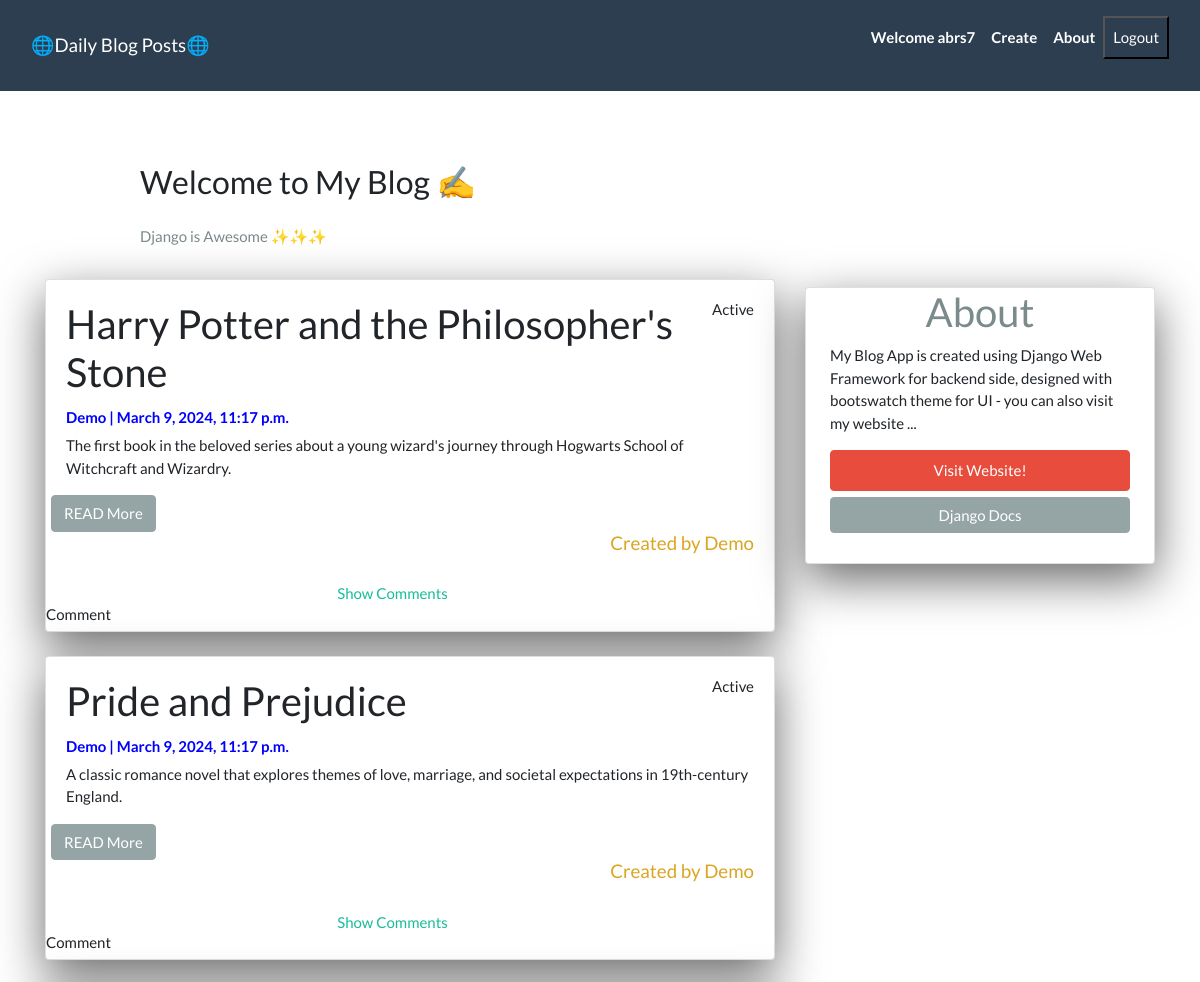
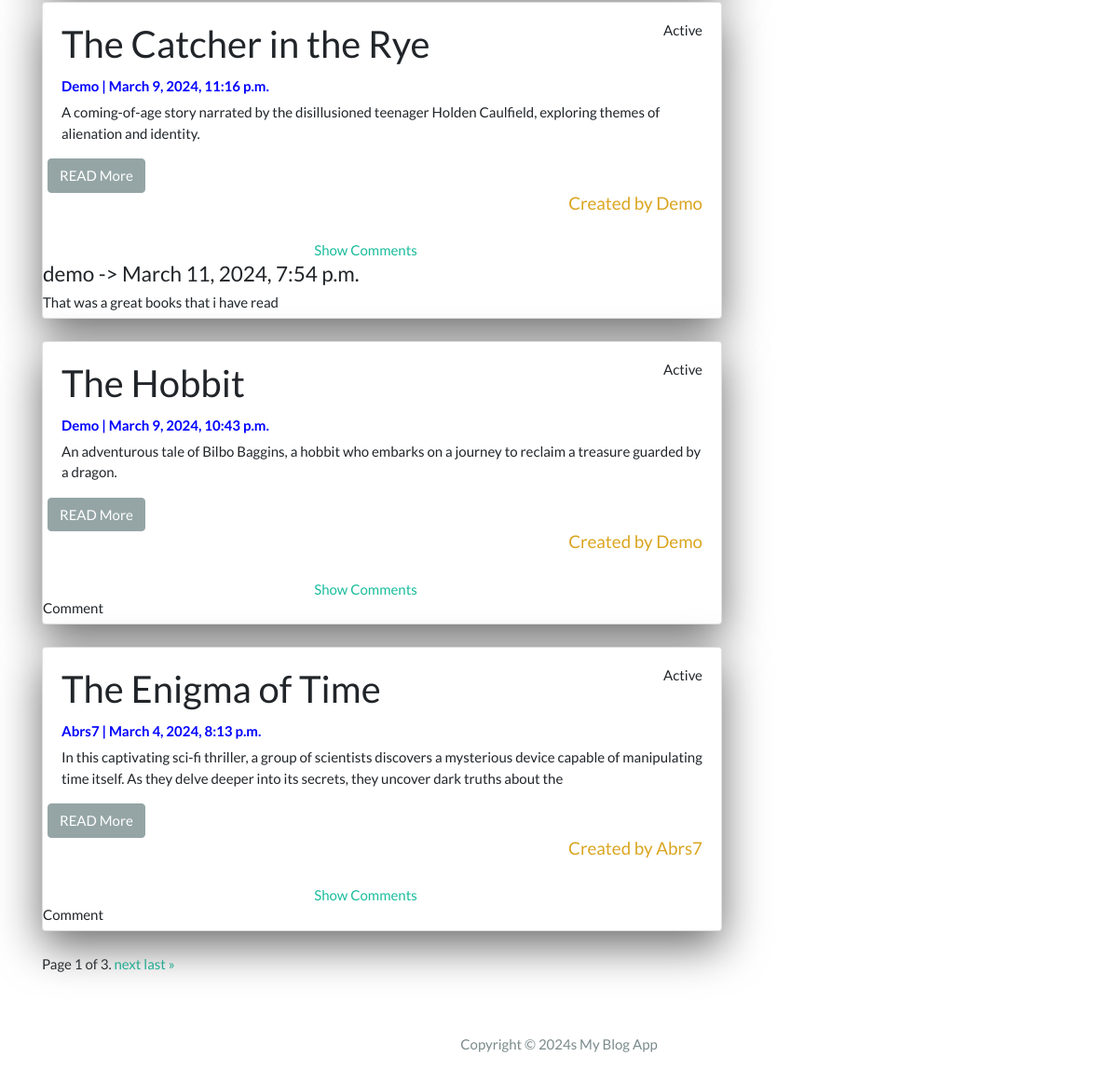
The app's page /app/ (signed in) with its own data (2 pictures, top to bottom).
### app/models.py (models this page shows, shortened)
class Post(models.Model):
    title = models.CharField(max_length =256, unique=True)
    slug = models.SlugField(max_length=256, unique=True )
    author = models.ForeignKey(User, on_delete=models.CASCADE, related_name='blog_posts')
    created_on = models.DateTimeField(auto_now_add = True)
    updated_on = models.DateTimeField(auto_now = True)
    content = models.TextField()
    status = models.IntegerField(choices = STATUS, default= 0)
    class Meta():
        ordering = ['-created_on']

class Comment(models.Model):
    name = models.ForeignKey(User,on_delete=models.CASCADE, related_name='comments', max_length= 256)
    post = models.ForeignKey(Post, on_delete=models.CASCADE, related_name='comments')
    body = models.TextField()
    created_on = models.DateTimeField(auto_now_add = True)
    updated_on = models.DateTimeField(auto_now = True)

### app/views.py (the view)
# urls.py: path('', views.PostList.as_view(), name = 'post_list'),
class PostList(ListView):
    queryset = Post.objects.filter(status=1).order_by('-created_on')
    template_name = 'index.html'
    paginate_by = 5
    def get_context_data(self, **kwargs):
        context = super().get_context_data(**kwargs)
        context['post_id'] = self.kwargs.get('post_id')
        return context

### app/templatetags/custom_filters.py (called while the page is built)
@register.filter(name='first_upper')
def first_upper(value):
    return value[0].upper() + value[1:]

### templates/index.html (shortened to what this page needs)
{% extends "base.html" %}
{% block content %}
<header class="masthead">
  <div class="container">
    <div class="row">
      <div class=" col-md-8 col-md-10 mx-auto">
        <div class="site-heading">
          <h3 class=" site-heading my-4 mt-3 text-black"> Welcome to My Blog ✍️ </h3>
          <p class="text-dark">Django is Awesome ✨✨✨ </p>
        </div>
      </div>
    </div>
  </div>
</header>
<div class="container">
  <div class="row">
    <div class="col-md-8 mt-3 left">
      {% for post in post_list %}
      <div class="card mb-4">
        <div class="card-body">
         <div class="float-right">
          {% if request.user.is_authenticated %}
          {%if request.user.is_active %}
          <h6>Active</h6>
          {% else %}
          <h6>last seen recently</h6>
          {% endif %}
          {% else %}
          <h6>A long time ago</h6>
          {% endif %}
        </div>
          <h2 class="card-title">{{ post.title }}</h2>
          {% load custom_filters %}
          <p class="card-text text-green h6" style="color: blue; font-weight: bolder;">{{ post.author.username| first_upper }} | {{ post.created_on}} </p>
          <p class="card-text">{{post.content|slice:":200"}} </p>
          <div class="row">
          <a href="{% url 'post_detail' post.slug  %}">
         <button class="btn btn-secondary mx-6">READ More</button>
      </a>
      </div>
      {% load custom_filters %}
      <h5 class="text-green mx-12 float-right " style="color: goldenrod;">Created by {{post.author.username|first_upper}}</h5>
        </div>
    <a href="#comments-section" class=" toggle-comments-btn" style="padding-left: 40%;">Show Comments</a>
<div id="comments-section" class="comments-section">
    <div id="comments-container" class="comments-container">
        {% if not post.comments.all %}
        <h6>Comment</h6>
        {% else %}
         {% for comment in post.comments.all%}
        <h4>  {{comment.name}} -> {{comment.created_on}}  </h4>
        <h6>  {{comment.body}} </h6>
         {% endfor %}
        {% endif %}
    </div>
</div>
    </div>
      {% endfor %}
      <div class="pagination">
        <span class="step-links">
            {% if is_paginated %}
                <span class="current">
                    Page {{ page_obj.number }} of {{ paginator.num_pages }}.
                </span>
                {% if page_obj.has_next %}
                    <a href="?page={{ page_obj.next_page_number }}">next</a>
                    <a href="?page={{ paginator.num_pages }}">last &raquo;</a>
                {% endif %}
            {% endif %}
        </span>
    </div>
    </div>
   {% block sidebar %}
   {% include 'sidebar.html'%}
   {% endblock sidebar%}
  </div>
</div>
{%endblock%}

### templates/base.html (shortened to what this page needs)
<!DOCTYPE html>
<html>
  {% load static %}
<head>
  <link rel="stylesheet" href="https://stackpath.bootstrapcdn.com/bootswatch/4.5.2/flatly/bootstrap.min.css">
</head>
<body>
  <nav class="navbar navbar-expand-lg navbar-dark bg-primary" id="mainNav">
    <div class="container-fluid">
      <a class="navbar-brand" href="{% url 'post_list' %}">🌐Daily Blog Posts🌐</a>
      <div class="collapse navbar-collapse" id="navbarResponsive">
        <ul class="navbar-nav ml-auto">
          {% if request.user.is_authenticated %}
          <li class="nav-item text-black">
            <p class="nav-link text-black font-weight-bold" >Welcome {{request.user.username}}</p>
          </li>
          <li class="nav-item text-black">
            <a class="nav-link text-black font-weight-bold" href="{% url 'create_post' %}">Create</a>
          </li>
          {% else %}
          <li class="nav-item text-black">
            <a class="nav-link text-black font-weight-bold" href="{% url 'log_in' %}">Login/Register</a>
          </li>
          {% endif %}
          <li class="nav-item text-black">
            <a class="nav-link text-black font-weight-bold" href="#">About</a>
          </li>
          {% if request.user.is_authenticated %}
          </div>
          <form action="{% url 'logout' %}" method="post">
            <button class="mb-3 px-2 py-2 bg-primary text-white" type="submit">Logout</button>
          </form>
          {% endif %}
      </div>
  </nav>
  <div class="my-5 ">
  {% block content %}{% endblock content %}
</div>
  <footer class="py-3 bg-grey">
    <p class="m-0 text-dark text-center ">Copyright &copy; 2024s My Blog App </p>
  </footer>
</body>
</html>

### templates/sidebar.html (style rules this page uses)
.card { box-shadow: 0 16px 48px #6a6a6b; }

### records on screen
Post: title "Harry Potter and the Philosopher's Stone", author.username|first_upper "Demo", created_on "March 9, 2024, 11:17 p.m.", content "The first book in the beloved series about a young wizard's journey through Hogwarts School of Witchcraft and Wizardry.", shows "Comment"
Post: title "Pride and Prejudice", author.username|first_upper "Demo", created_on "March 9, 2024, 11:17 p.m.", content "A classic romance novel that explores themes of love, marriage, and societal expectations in 19th-century England.", shows "Comment"
Post: title "The Catcher in the Rye", author.username|first_upper "Demo", created_on "March 9, 2024, 11:16 p.m.", content "A coming-of-age story narrated by the disillusioned teenager Holden Caulfield, exploring themes of alienation and identity."
Comment: name "demo", created_on "March 11, 2024, 7:54 p.m.", body "That was a great books that i have read"
Post: title "The Hobbit", author.username|first_upper "Demo", created_on "March 9, 2024, 10:43 p.m.", content "An adventurous tale of Bilbo Baggins, a hobbit who embarks on a journey to reclaim a treasure guarded by a dragon.", shows "Comment"
Post: title "The Enigma of Time", author.username|first_upper "Abrs7", created_on "March 4, 2024, 8:13 p.m.", content "In this captivating sci-fi thriller, a group of scientists discovers a mysterious device capable of manipulating time itself. As they delve deeper into its secrets, they uncover dark truths about the", shows "Comment"

### other values on screen
{{ request.user.username }} "abrs7"
{{ page_obj.number }} "1"
{{ paginator.num_pages }} "3"
